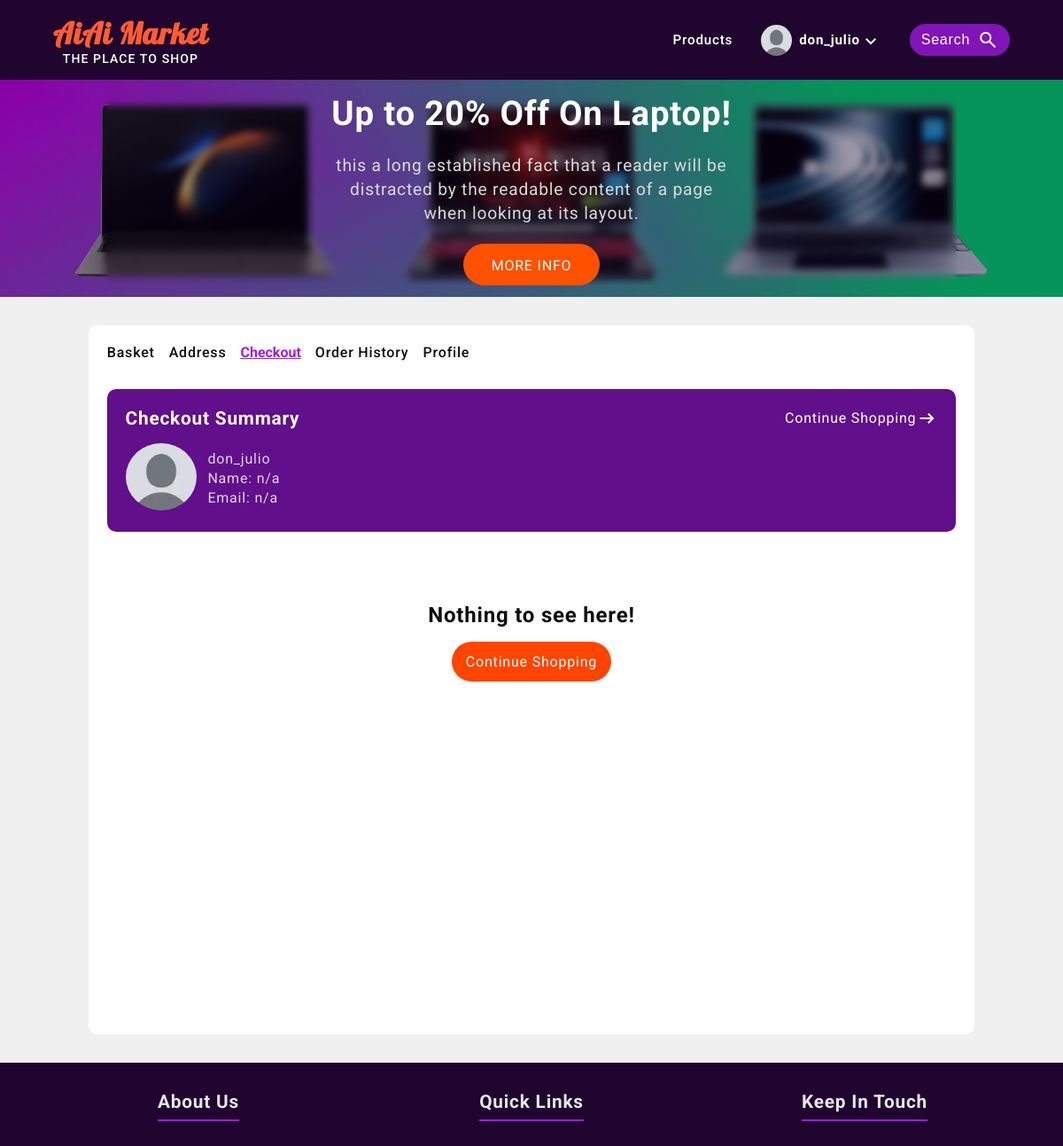
The app's page /checkout/summary/ (signed in, upper part), older data.
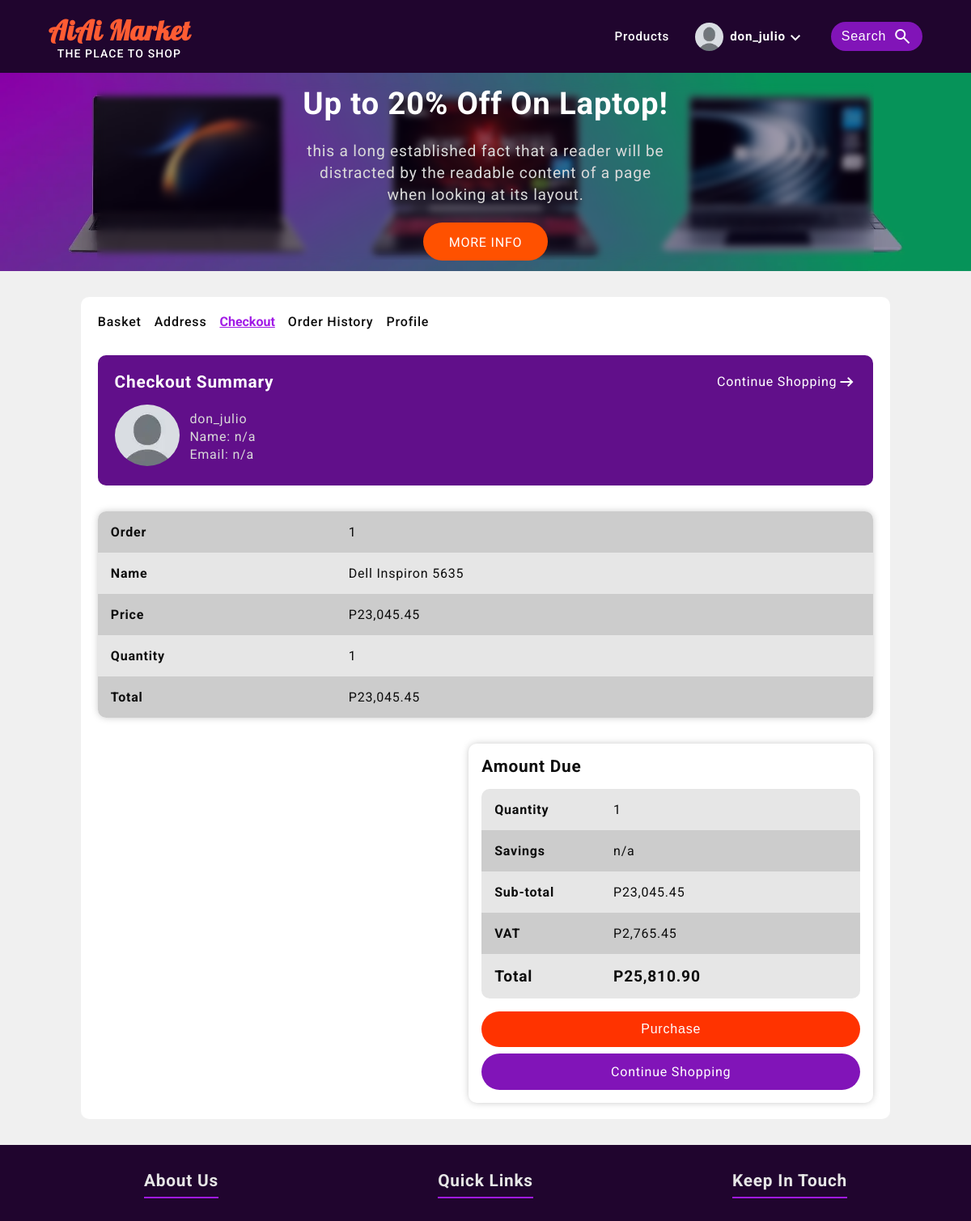
The same page, newer data.
### users/models.py (models this page shows, shortened)
class UserProfile(models.Model):
    user = models.OneToOneField(User, on_delete=models.CASCADE, null=True, blank=True)
    profile_image = models.ImageField(upload_to='profile_images', default='profile_images/default_iamge.webp')
    user_name = models.CharField(max_length=50)
    first_name = models.CharField(max_length=50)
    last_name = models.CharField(max_length=100)
    email = models.EmailField(max_length=100)

### products/models.py (models this page shows, shortened)
class Order(models.Model):
    id = models.UUIDField(
        primary_key=True,
        default=uuid.uuid4,
        editable=False
    )
    customer = models.ForeignKey(User, on_delete=models.CASCADE)
    product = models.ForeignKey(Product, on_delete=models.CASCADE)
    ordered_date = models.DateTimeField(auto_now_add=True)
    quantity = models.IntegerField(default=1)
    open = models.BooleanField(default=True)
    def get_order_total(self):
        if self.product.get_discount_price():
            order_total = round(self.quantity * Decimal(self.product.get_discount_price().replace(',', '')), 2)
            return order_total
        else:
            order_total = round(self.quantity * self.product.price, 2)
            return order_total
    class Meta:
        ordering = ['-open']

class Product(models.Model):
    id = models.UUIDField(
        primary_key=True,
        default=uuid.uuid4,
        editable=False
    )
    category = models.ForeignKey(ProductCategory, on_delete=models.CASCADE)
    sub_category = models.ForeignKey(ProductSubCategory, on_delete=models.CASCADE)
    name = models.CharField(max_length=50)
    brand = models.CharField(max_length=50)
    seller_organization = models.CharField(max_length=50)
    product_image = models.ImageField(upload_to='product_image')
    description = models.CharField(max_length=100)
    detail = models.TextField()
    price = models.DecimalField(max_digits=10, decimal_places=2)
    price_str_format = models.CharField(max_length=1000, null=True, blank=True)
    discount_price_str_format = models.CharField(max_length=1000, null=True, blank=True)
    created = models.DateTimeField(auto_now_add=True)
    updated = models.DateTimeField(auto_now=True)
    available = models.BooleanField(default=True)
    num_of_times_solid = models.IntegerField(default=0)
    likes = models.DecimalField(max_digits=5, decimal_places=1 ,default=0.0)
    def get_absolute_url(self):
        return reverse('products:product-detail', args=[str(self.id)])
    def get_discount_price(self):
        sub_cat = ['High-end', 'Entry-level']
        item = Product.objects.get(id=self.id)
        if item.sub_category:
            if item.sub_category.name in sub_cat:
                discount = round(item.price - (item.price * Decimal(.10)), 2)
                for char in str(discount):
                    if char == '.':
                        index = str(discount).index(char)
                        discount = f'{str(discount)[0 : index - 3]},{str(discount)[index - 3 : index  + 3]} '
                self.discount_price_str_format = discount
                return discount
    class Meta:
        ordering = ['-created']
        verbose_name_plural = 'Products'

### products/views.py (the view)
# urls.py: path('checkout/summary/', checkout_summary_view, name='checkout-summary'),
@login_required
def checkout_summary_view(request):
    user = request.user
    query_set = Order.objects.filter(customer=user, open=True)
    address = user.shippingaddress_set.all().first()
    context = {'query_set': query_set}
    return render(request, 'products/checkout_summary.html', context)

### templates/products/checkout_summary.html (shortened to what the changed rows need)
{% extends 'index.html' %}
{% load static %}
{% block content %}
    <div class="payment-center-wrapper">
        {% if not query_set %}
            <div class="no-order-history-contents">
                <div class="order-history-nav-bar">
                    {% with request.resolver_match.url_name as url_name %}
                        <a class="{% if url_name == 'product-basket' %}active-product-basket-nav-link{% else %}product-basket-nav-link{% endif %}" href="{% url 'products:product-basket' %}">Basket</a>
                        <a class="{% if url_name == 'shipping-address' %}active-product-basket-nav-link{% else %}product-basket-nav-link{% endif %}" href="{% url 'products:shipping-address' %}">Address</a>
                        <a class="{% if url_name == 'checkout-summary' %}active-product-basket-nav-link{% else %}product-basket-nav-link{% endif %}" href="{% url 'products:checkout-summary' %}">Checkout</a>
                        <a class="{% if url_name == 'order-history' %}active-product-basket-nav-link{% else %}product-basket-nav-link{% endif %}" href="{% url 'products:order-history' %}">Order History</a>
                        <a class="{% if url_name == 'user-profile' %}active-product-basket-nav-link{% else %}product-basket-nav-link{% endif %}" href="{% url 'users:user-profile' %}">Profile</a>
                    {% endwith %}
                </div>
                <div class="order-history-header-container" style="width:100%;">
                    <div class="order-history-header-text">
                        <h2 class="order-history-header">Checkout Summary</h2>
                        <a class="order-history-continue-shopping-btn-large" href="{% url 'products:product-list' %}">
                            <p class="order-history-continue-shopping" href="">Continue Shopping</p>
                            <span class="material-symbols-outlined">arrow_right_alt</span>
                        </a>
                    </div>
                    <div class="order-history-user-info-container">
                        <div class="order-history-user-profile-image">
                            <img src="{{ request.user.userprofile.profile_image.url }}" alt="">
                        </div>
                        <div class="order-history-user-profile-info">
                            <p class="order-history-username">{{ request.user.username }}</p>
                            {% if request.user.shippingaddress_set.all.first %}
                                <p>
                                    {{ request.user.shippingaddress_set.all.first.first_name }}
                                    {{ request.user.shippingaddress_set.all.first.last_name }}
                                </p>
                                <p>{{ request.user.shippingaddress_set.all.first.email }}</p>
                            {% else %}
                                <p>Name: n/a</p>
                                <p>Email: n/a</p>
                            {% endif %}
                        </div>
                    </div>
                </div>
                <div class="no-order-history-content">
                    <h3 class="no-order-history-text">Nothing to see here!</h3>
                    <a class="no-order-history-continue-shopping" href="{% url 'products:product-list' %}">Continue Shopping</a>
                </div>
            </div>
        {% else %}
            <div class="payment-center-contents">
                <div class="product-basket-nav-bar">
                    {% with request.resolver_match.url_name as url_name %}
                        <a class="{% if url_name == 'product-basket' %}active-product-basket-nav-link{% else %}product-basket-nav-link{% endif %}" href="{% url 'products:product-basket' %}">Basket</a>
                        <a class="{% if url_name == 'shipping-address' %}active-product-basket-nav-link{% else %}product-basket-nav-link{% endif %}" href="{% url 'products:shipping-address' %}">Address</a>
                        <a class="{% if url_name == 'checkout-summary' %}active-product-basket-nav-link{% else %}product-basket-nav-link{% endif %}" href="{% url 'products:checkout-summary' %}">Checkout</a>
                        <a class="{% if url_name == 'order-history' %}active-product-basket-nav-link{% else %}product-basket-nav-link{% endif %}" href="{% url 'products:order-history' %}">Order History</a>
                        <a class="{% if url_name == 'user-profile' %}active-product-basket-nav-link{% else %}product-basket-nav-link{% endif %}" href="{% url 'users:user-profile' %}">Profile</a>
                    {% endwith %}
                </div>
                <div class="order-history-header-container" style="width:100%;">
                    <div class="order-history-header-text">
                        <h2 class="order-history-header">Checkout Summary</h2>
                        <a class="order-history-continue-shopping-btn-large" href="{% url 'products:product-list' %}">
                            <p class="order-history-continue-shopping" href="">Continue Shopping</p>
                            <span class="material-symbols-outlined">arrow_right_alt</span>
                        </a>
                    </div>
                    <div class="order-history-user-info-container">
                        <div class="order-history-user-profile-image">
                            <img src="{{ request.user.userprofile.profile_image.url }}" alt="">
                        </div>
                        <div class="order-history-user-profile-info">
                            <p class="order-history-username">{{ request.user.username }}</p>
                            {% if request.user.shippingaddress_set.all.first %}
                                <p>
                                    {{ request.user.shippingaddress_set.all.first.first_name }}
                                    {{ request.user.shippingaddress_set.all.first.last_name }}
                                </p>
                                <p>{{ request.user.shippingaddress_set.all.first.email }}</p>
                            {% else %}
                                <p>Name: n/a</p>
                                <p>Email: n/a</p>
                        {% endif %}
                        </div>
                    </div>
                </div>
                <div class="sm-purchase-items">
                    {% for item in query_set %}
                        <a href="{{ item.product.get_absolute_url }}" class="sm-purchase-item">
                            <div class="sm-purchased">
                                <h4>Order</h4>
                                <p>{{ forloop.counter }}</p>
                            </div>
                            <div class="sm-purchased">
                                <h4>Name</h4>
                                <p>{{ item.product.name }}</p>
                            </div>
                            <div class="sm-purchased">
                                <h4>Price</h4>
                                {% if item.product.get_discount_price %}
                                    <p>P{{ item.product.discount_price_str_format }}</p>
                                {% else %}
                                    <p>P{{ item.product.price_str_format }}</p>
                                {% endif %}
                            </div>
                            <div class="sm-purchased">
                                <h4>Quantity</h4>
                                <p>{{ item.quantity }}</p>
                            </div>
                            <div class="sm-purchased">
                                <h4>Total</h4>
                                {% for order in order_total %}
                                    {% if item.product.id == order.id%}
                                        <p>P{{ order.order_total }}</p>
                                    {% endif %}
                                {% endfor %}
                            </div>
                        </a>
                    {% endfor %}
                </div>
                <div class="purchase-items-total-amount-container">
                    <div class="purchase-item-total-amount-content">
                        <h2 class="purchase-item-total-amount-header-text">Amount Due</h2>
                        <div class="purchase-item-total-amount-header">
                            <h4>Quantity</h4>
                            <p>{{ num_of_product }}</p>
                        </div>
                        <div class="purchase-item-total-amount-header">
                            <h4>Savings</h4>
                            {% if discount_amount %}
                                <p>P{{ discount_amount }}</p>
                            {% else %}
                                <p>n/a</p>
                            {% endif %}
                        </div>
                        <div class="purchase-item-total-amount-header">
                            <h4>Sub-total</h4>
                            <p>P{{ sub_total }}</p>
                        </div>
                        <div class="purchase-item-total-amount-header">
                            <h4>VAT</h4>
                            <p>P{{ vat }}</p>
                        </div>
                        <div class="purchase-item-total-amount-header">
                            <h4>Total</h4>
                            <p>P{{ total }}</p>
                        </div>
                        <form class="checkout-form" action="{% url 'products:checkout' %}" method="POST">
                            <button class="purchase-btn" type="submit" id="checkout-button">Purchase</button>
                            <a href="{% url 'products:product-list' %}" class="checkout-form-continue-shopping-btn">Continue Shopping</a>
                        </form>
                    </div>
                </div>
            </div>
        {% endif %}
    </div>
{% endblock content %}

### templates/navbar.html (shortened to what this page needs)
<div class="nav-bar-wrapper">
    <a class="brand-name" href="{% url 'products:product-home' %}">
        <h1>AiAi Market</h1>
        <p>THE PLACE TO SHOP</p>
    </a>
    {% with request.resolver_match.url_name as url_name %}
        <nav class="nav-links">
            <a class="nav-link {% if url_name == 'product-list' %}active-nav-link{% endif %}" href="{% url 'products:product-list' %}">Products</a>
            {% if not request.user.is_authenticated %}
                <a class="nav-link {% if url_name == 'user-login' %}active-nav-link{% endif %}" href="{% url 'users:user-login' %}">Login</a>
                <a class="nav-link {% if url_name == 'user-register' %}active-nav-link{% endif %}" href="{% url 'users:user-register' %}">Register</a>
            {% else %}
                <div class="logged-in-user-nav-link-container">
                    <div class="toggle-user-navbar">
                        <img class="logged-in-navbar-user-profile-img" src="{{request.user.userprofile.profile_image.url}}" alt="">
                        <h4 class="logged-in-navbar-username">{{ request.user.username }}</h4>
                        <span class="material-symbols-outlined logged-in-navbar-arrow-down">
                        </span>
                    </div>
                </div>
            {% endif %}
            <button type="button" class="nav-link nav-link-search-button">
                Search
                <span class="material-symbols-outlined search-icon">search</span>
            </button>
        </nav>
    {% endwith %}
</div>

Row changes from the older to the newer data that the page shows:
added Order: product.name "Dell Inspiron 5635", product.price_str_format "23,045.45", quantity "1", order_total "23,045.45"
Text that changed along with them:
{{ request.user.username }}: (not shown) → "don_julio"
{{ num_of_product }}: (not shown) → "1"
{{ sub_total }}: (not shown) → "23,045.45"
{{ vat }}: (not shown) → "2,765.45"
{{ total }}: (not shown) → "25,810.90"
{{ request.user.username }}: "don_julio" → (not shown)
text no longer shown: "Nothing to see here!"
text now shown: "Amount Due Quantity Savings n/a Sub-total P VAT P Total P Purchase"
